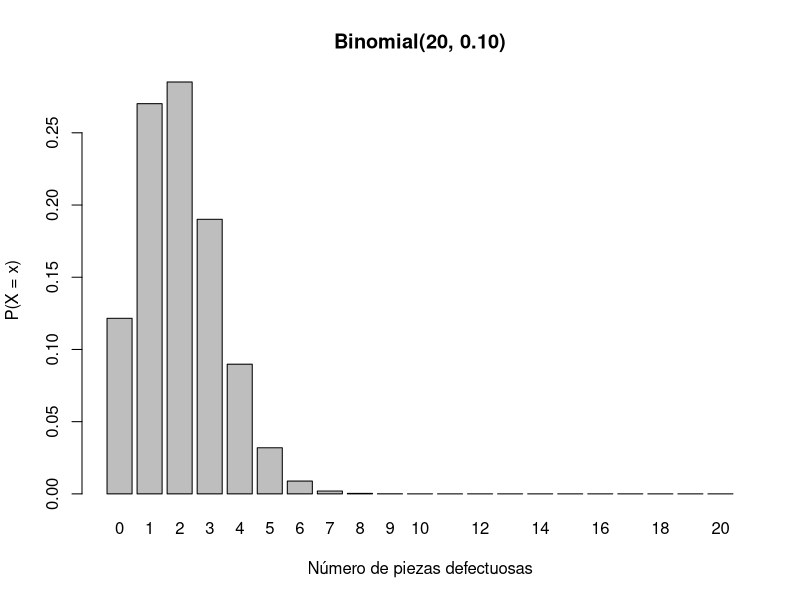
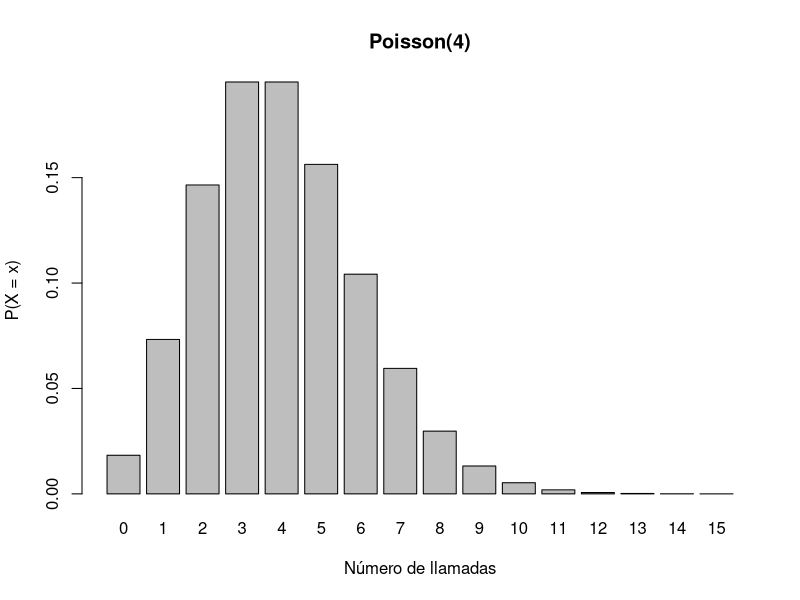
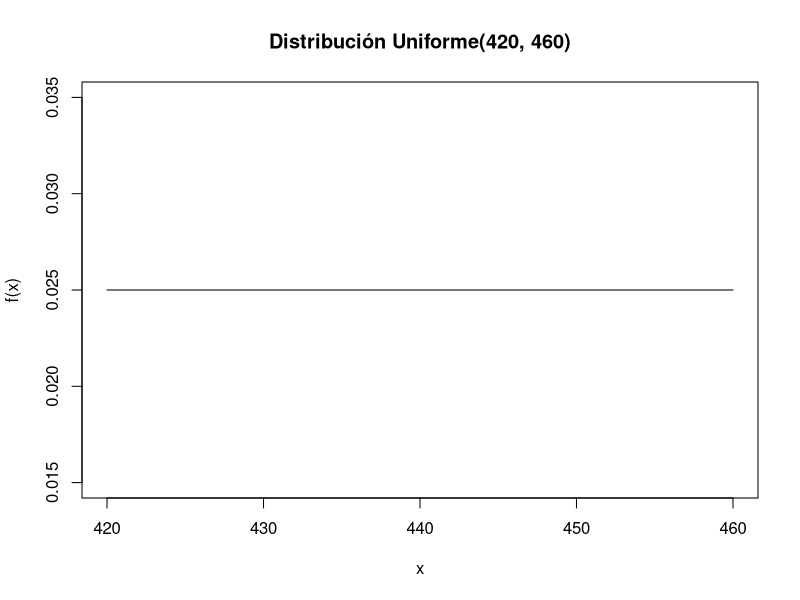
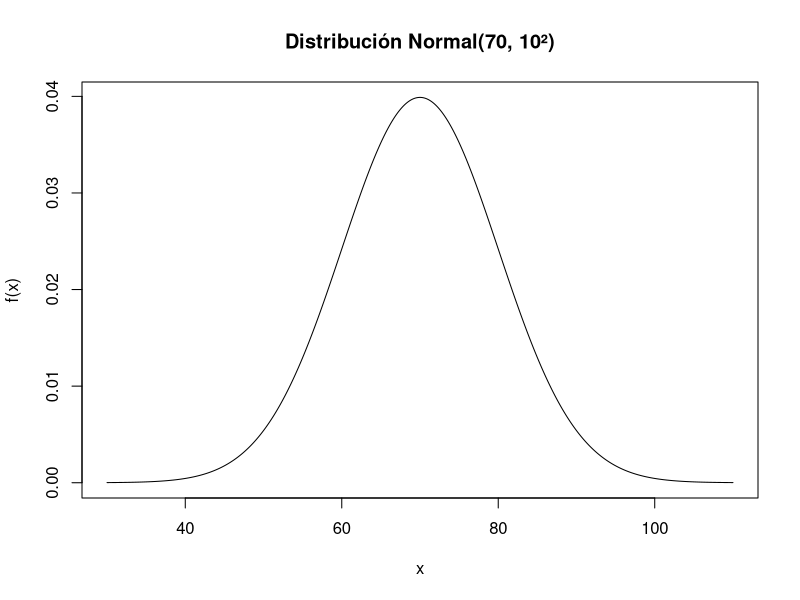
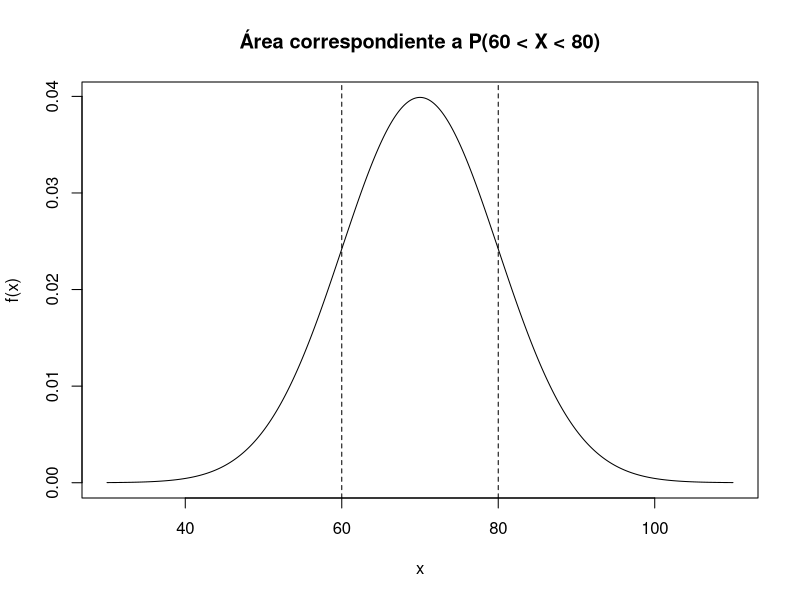
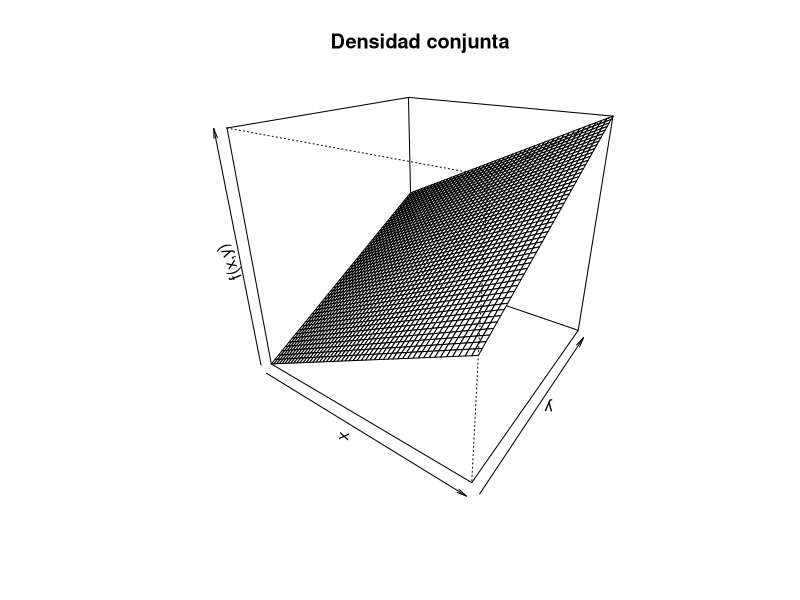

Write R code to recreate these figures, in order.
## ---- chunk 1
dnorm(0)
pnorm(0)
qnorm(0.975)
rnorm(5)
## ---- chunk 2
pbinom(3, size = 20, prob = 0.10)
## ---- chunk 3
p <- 0.30

p0 <- dbinom(0, size = 1, prob = p)
p1 <- dbinom(1, size = 1, prob = p)

c(P_X0 = p0, P_X1 = p1)
## ---- chunk 4
n <- 20
p <- 0.10

dbinom(3, size = n, prob = p)
## ---- chunk 5
pbinom(3, size = n, prob = p)
## ---- chunk 6
1 - pbinom(3, size = n, prob = p)
## ---- chunk 7
pbinom(3, size = n, prob = p, lower.tail = FALSE)
## ---- chunk 8
pbinom(5, size = n, prob = p) -
  pbinom(1, size = n, prob = p)
## ---- chunk 9
sum(dbinom(2:5, size = n, prob = p))
## ---- chunk 10
x <- 0:n
prob <- dbinom(x, size = n, prob = p)

barplot(
  prob,
  names.arg = x,
  xlab = "Número de piezas defectuosas",
  ylab = "P(X = x)",
  main = "Binomial(20, 0.10)"
)
## ---- chunk 11
lambda <- 4

dpois(6, lambda = lambda)
## ---- chunk 12
ppois(6, lambda = lambda)
## ---- chunk 13
ppois(6, lambda = lambda, lower.tail = FALSE)
## ---- chunk 14
x <- 0:15
prob <- dpois(x, lambda = lambda)

barplot(
  prob,
  names.arg = x,
  xlab = "Número de llamadas",
  ylab = "P(X = x)",
  main = "Poisson(4)"
)
## ---- chunk 15
a <- 420
b <- 460

x <- seq(a, b, length.out = 500)

plot(
  x,
  dunif(x, min = a, max = b),
  type = "l",
  xlab = "x",
  ylab = "f(x)",
  main = "Distribución Uniforme(420, 460)"
)
## ---- chunk 16
punif(435, min = a, max = b) -
  punif(425, min = a, max = b)
## ---- chunk 17
mu <- 70
sigma <- 10

x <- seq(mu - 4*sigma, mu + 4*sigma, length.out = 500)

y <- dnorm(x, mean = mu, sd = sigma)

plot(
  x, y,
  type = "l",
  xlab = "x",
  ylab = "f(x)",
  main = "Distribución Normal(70, 10²)"
)
## ---- chunk 18
pnorm(80, mean = mu, sd = sigma)
## ---- chunk 19
pnorm(80, mean = mu, sd = sigma, lower.tail = FALSE)
## ---- chunk 20
pnorm(80, mean = mu, sd = sigma) -
  pnorm(60, mean = mu, sd = sigma)
## ---- chunk 21
x <- seq(30, 110, length.out = 1000)
y <- dnorm(x, mean = mu, sd = sigma)

plot(
  x, y,
  type = "l",
  xlab = "x",
  ylab = "f(x)",
  main = "Área correspondiente a P(60 < X < 80)"
)

x_area <- seq(60, 80, length.out = 300)
y_area <- dnorm(x_area, mean = mu, sd = sigma)

polygon(
  c(60, x_area, 80),
  c(0, y_area, 0),
  border = NA
)

abline(v = c(60, 80), lty = 2)

prob <- pnorm(80, mu, sigma) - pnorm(60, mu, sigma)
prob
## ---- chunk 22
z <- (80 - mu) / sigma
z
## ---- chunk 23
pnorm(80, mean = mu, sd = sigma)
pnorm(1)
## ---- chunk 24
qnorm(0.975)
## ---- chunk 25
qnorm(0.975, mean = 70, sd = 10)
## ---- chunk 26
lambda <- 2
## ---- chunk 27
pexp(0.7, rate = lambda, lower.tail = FALSE)
## ---- chunk 28
qexp(0.10, rate = lambda)
## ---- chunk 29
P12 <- pexp(1.2, rate = lambda, lower.tail = FALSE)
P07 <- pexp(0.7, rate = lambda, lower.tail = FALSE)

P12 / P07
## ---- chunk 30
pexp(0.5, rate = lambda, lower.tail = FALSE)
## ---- chunk 31
# Integral de x+y sobre 0<x<1, 0<y<1
# El cálculo simbólico se puede hacer analíticamente:
# integral_0^1 integral_0^1 (x+y) dx dy = 1
## ---- chunk 32
x <- seq(0, 1, length.out = 50)
y <- seq(0, 1, length.out = 50)

z <- outer(x, y, function(x, y) x + y)

persp(
  x, y, z,
  theta = 35,
  phi = 25,
  xlab = "x",
  ylab = "y",
  zlab = "f(x,y)",
  main = "Densidad conjunta"
)
